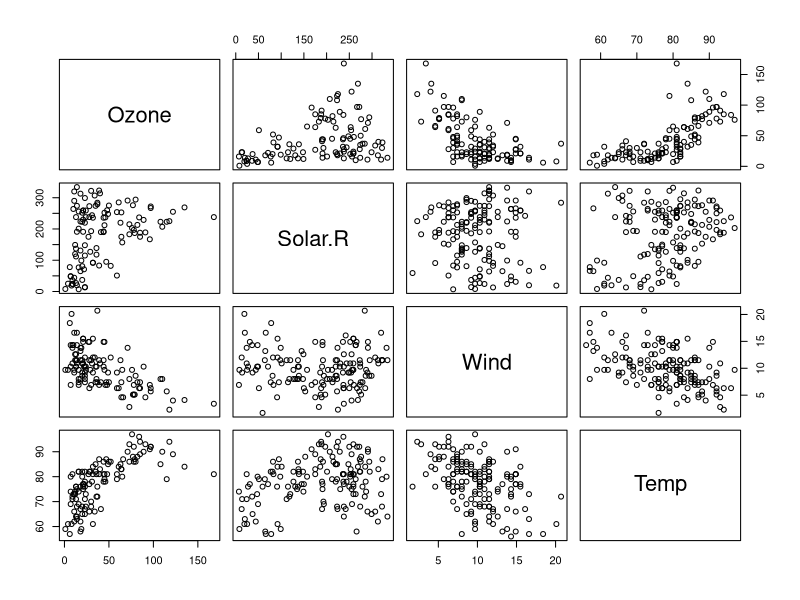
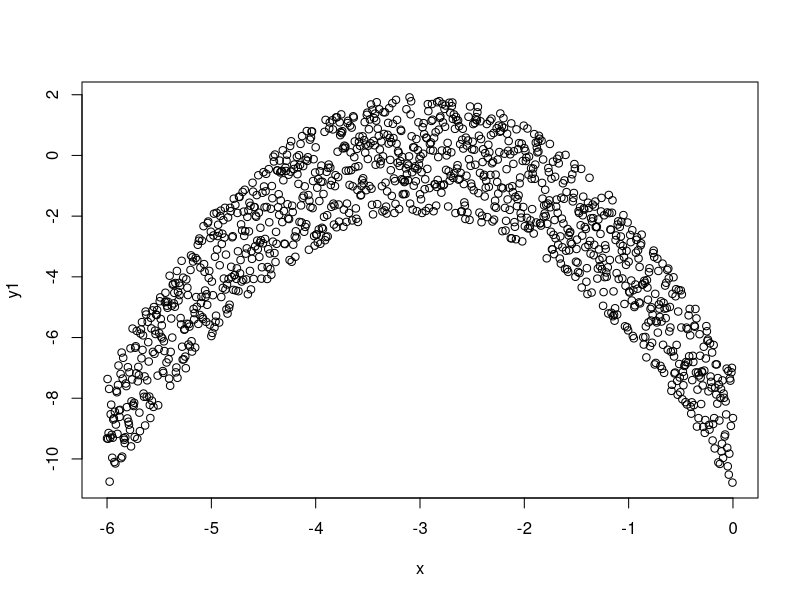
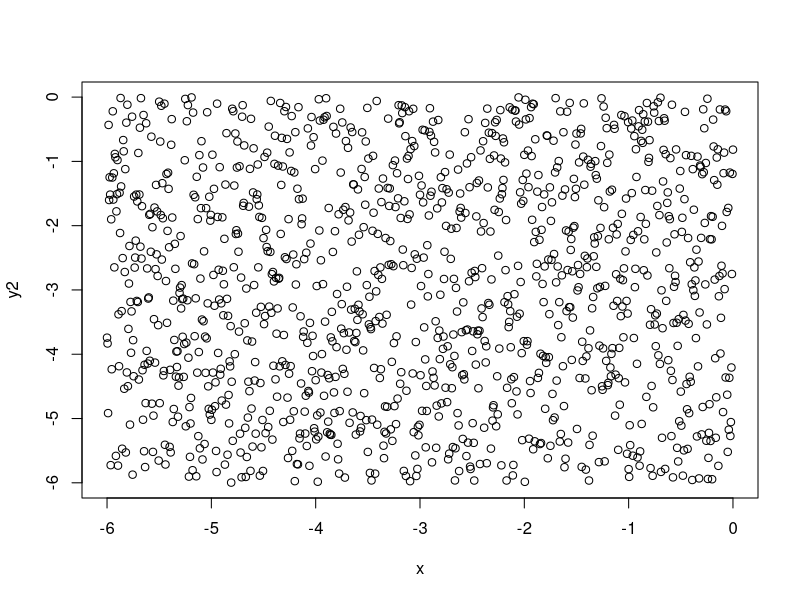
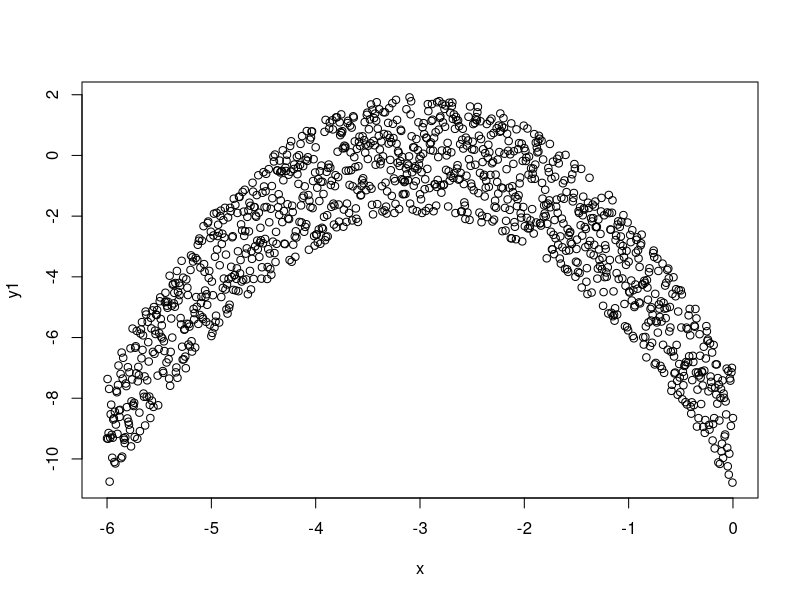
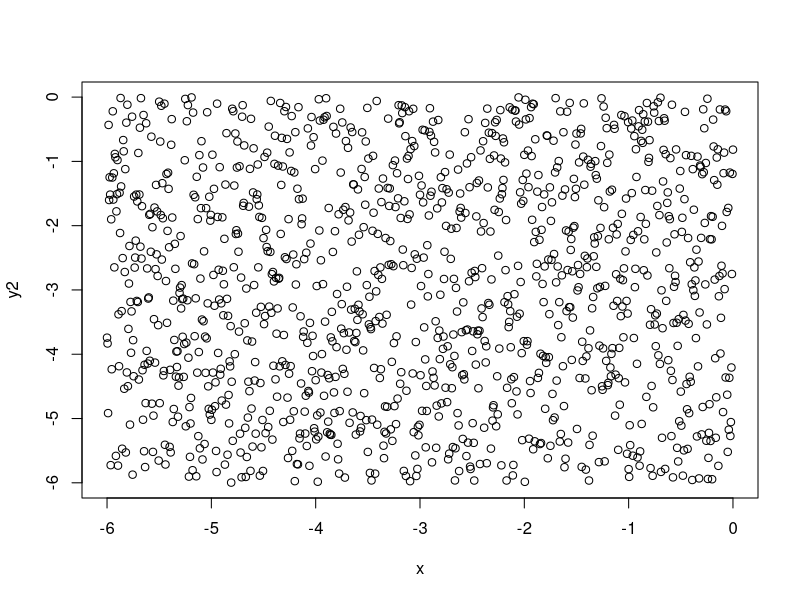
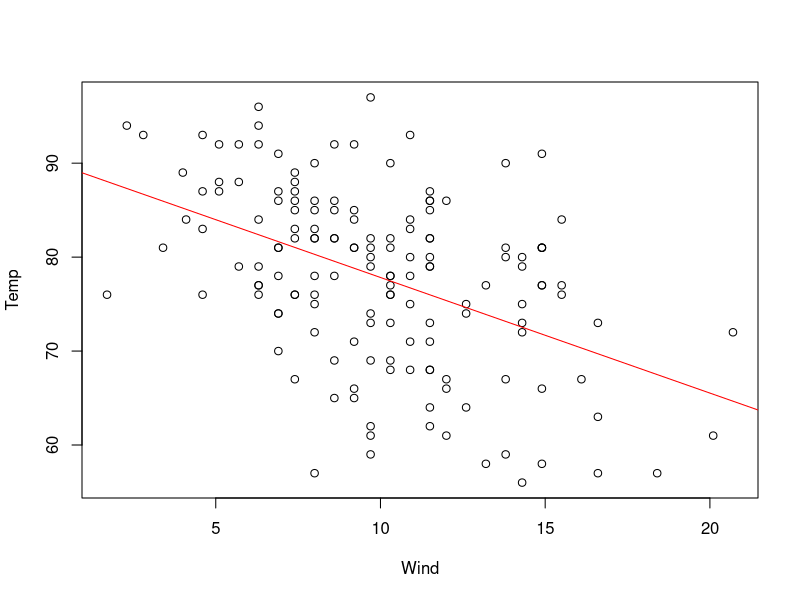

Recreate these plots in R, in order. (Note: this script raises an error after producing the figures.)
data("airquality")
str(airquality)

head(airquality, 15)
pairs(airquality[, c("Ozone", "Solar.R", "Wind", "Temp")])
cor(airquality[, c("Ozone", "Solar.R", "Wind", "Temp")], use="na.or.complete")

set.seed(15165)
f = function(x){
y=-(x+3)^2 + runif(length(x), min=-2, max=2)
#print(y)
}
f1 = function(x){
y=runif(length(x), min=min(x), max=max(x))
}
x=seq(from=-6, to=0, by =0.005)
y1=f(x)
y2=f1(x)
head(x, 20)
head(y1, 20)
head(y2, 20)
cor(y1, x)
cor(y2, x) 
plot(x, y1) ## y is response variable, x is independent vairable
plot(x, y2)

plot(y1~x) ## gives same results "y depends on x"
plot(y2~x) ## gives same results

mod = lm(Temp~Wind, data=airquality)
summary(mod)
str(summary(mod)) ##can use this to find df and where df is in the line

plot(Temp~Wind, data=airquality)
abline(lm(Temp~Wind, data=airquality), col="red")


res = residuals(mod)
RSS = sum(res^2) ##Residual sum of squares
RSE = sqrt(RSS/summary(mod)$df[2]) ##Residual standard error
RMSE = RSS/153 ##Root mean square error
MSE = RSS/summary(mod)$df[2] ##Mean square error
anova(mod)


plot(residuals(airqualitymodel))

install.packages("lmtest")
library(lmtest)
dwtest(mod, alternative=c("two.sided"))


is.na(airquality)
which(is.na(airquality$Ozone)==FALSE)
aa = subset(airquality, is.na(Ozone)==FALSE)
aa

## Exercise 4
## airqualitymodel Ozone
SSYOzone = deviance(lm(airquality$Ozone~1))
R2adjust = 1 - RSS/SSYOzone
R2adjust = 0.914
## This R2 value is very high and suggests 91% of the variance is explained by the model.

### Oscar: 
### Don't you think having R^2 this high is unexpected? Making a plot will help you judge your calculation.
### This is the Sum of Square of "Y" (SSY). Y is the response variable, temperature, not Ozone!


## Exercise 5
library(lmtest)
dwtest(lm(Temp~Ozone, data=airquality), alternative=c("two.sided"))
## DW = 1.1833, p-value = 7.276e-06, alt hypothesis: true autocorrelcation is not 0.
bptest(lm(Temp~Ozone, data=airquality))
## BP= 3.2346, df= 1, p-value= 0.0721
shapiro.test(residuals(airqualitymodel))
qqnorm(residuals(airqualitymodel))
qqline(residuals(airqualitymodel), col="red")
## W = 0.94867, p-value = 0.000226
## The data are normally distributed.

### Oscar: 
### No, it does NOT pass the Shapiro test. If you plot the qqplot of the residuals, you will find that it does not look normal. 


plot(airqualitymodel)
